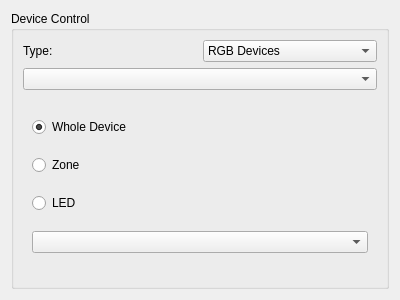
<?xml version="1.0" encoding="UTF-8"?>
<ui version="4.0">
 <class>DeviceControlWidget</class>
 <widget class="QWidget" name="DeviceControlWidget">
  <property name="geometry">
   <rect>
    <x>0</x>
    <y>0</y>
    <width>400</width>
    <height>300</height>
   </rect>
  </property>
  <layout class="QVBoxLayout" name="controlLayout">
   <item>
    <widget class="QGroupBox" name="deviceGroupBox">
     <property name="title">
      <string>Device Control</string>
     </property>
     <layout class="QVBoxLayout" name="deviceLayout">
      <item>
       <layout class="QHBoxLayout" name="deviceTypeLayout">
        <item>
         <widget class="QLabel" name="deviceTypeLabel">
          <property name="text">
           <string>Type:</string>
          </property>
         </widget>
        </item>
        <item>
         <widget class="QComboBox" name="deviceTypeCombo">
          <item>
           <property name="text">
            <string>RGB Devices</string>
           </property>
          </item>
          <item>
           <property name="text">
            <string>Non-RGB Devices</string>
           </property>
          </item>
         </widget>
        </item>
       </layout>
      </item>
      <item>
       <widget class="QComboBox" name="deviceCombo"/>
      </item>
      <item>
       <widget class="QWidget" name="rgbControls">
        <layout class="QVBoxLayout" name="rgbLayout">
         <item>
          <widget class="QRadioButton" name="wholeDeviceRadio">
           <property name="text">
            <string>Whole Device</string>
           </property>
           <property name="checked">
            <bool>true</bool>
           </property>
          </widget>
         </item>
         <item>
          <widget class="QRadioButton" name="zoneRadio">
           <property name="text">
            <string>Zone</string>
           </property>
          </widget>
         </item>
         <item>
          <widget class="QRadioButton" name="ledRadio">
           <property name="text">
            <string>LED</string>
           </property>
          </widget>
         </item>
         <item>
          <widget class="QComboBox" name="selectionCombo"/>
         </item>
        </layout>
       </widget>
      </item>
     </layout>
    </widget>
   </item>
  </layout>
 </widget>
 <resources/>
 <connections/>
</ui>
